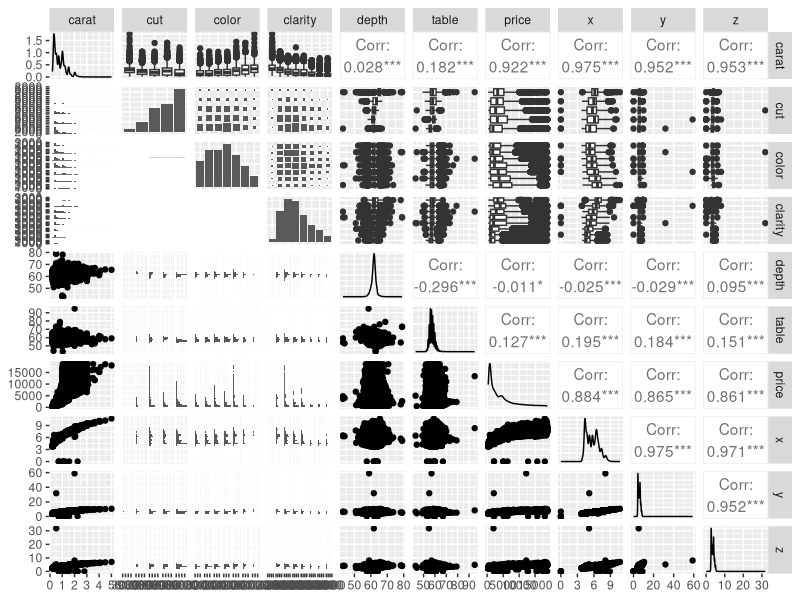
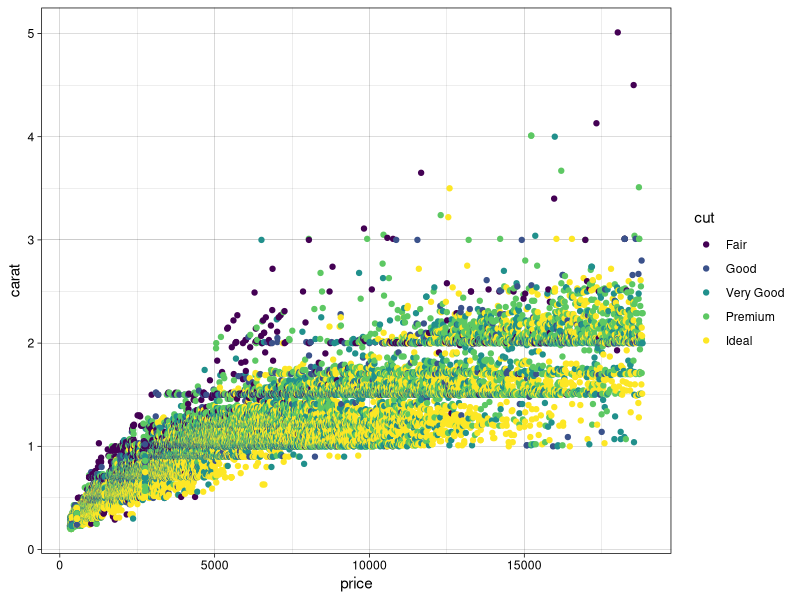
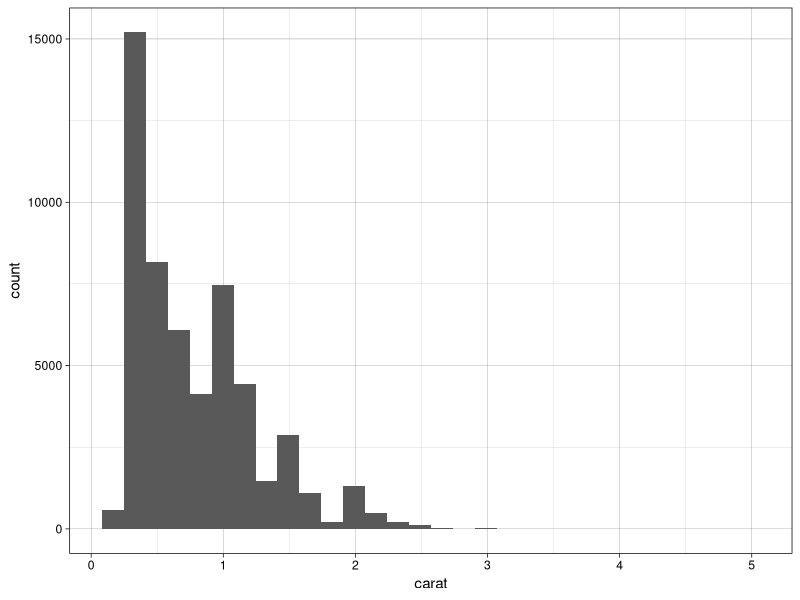
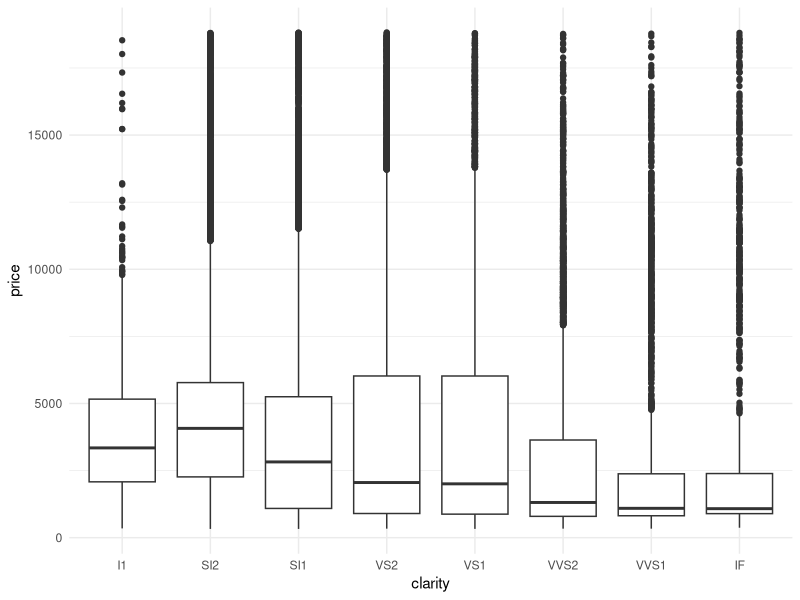

Source code (R) for these figures, in order:
## ---- chunk 1
library(tidyverse)
library(skimr)
library(GGally)
library(viridis)
## ---- chunk 2
names(diamonds)
dim(diamonds)
summary(diamonds)
head(diamonds)
skimr::skim(diamonds)
## ---- chunk 3
ggpairs(diamonds)
## ---- chunk 4
ggplot(diamonds, aes(price, carat, color = cut)) +
  geom_point() +
  theme_linedraw()

ggplot(diamonds, aes(carat)) +
  geom_histogram() +
  theme_linedraw()

ggplot(diamonds, aes(clarity, price)) +
  geom_boxplot() +
  theme_minimal()

